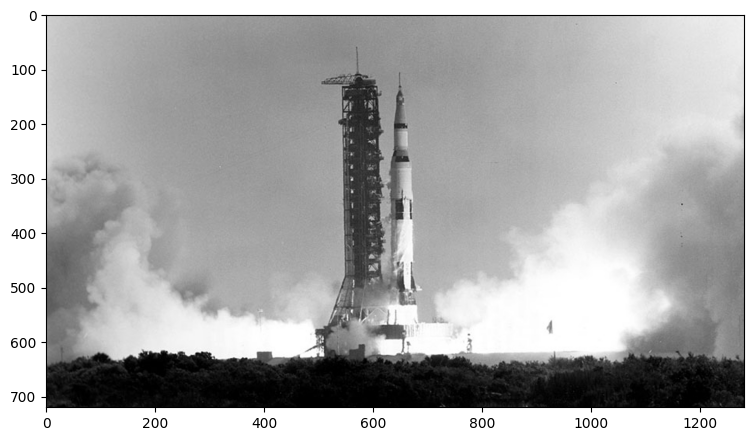
#> input picture Image Drawing /download.png, 753 x 441 px, found by its file name
$ python flipped.py
#> lines starting #> are read from the running program, lines starting #| are printed output that depends on the picture
import cv2 as cv

img = cv.imread("download.png")
#> img is the input picture: shape (441, 753, 3); min 0, max 255, mean 170.7

if img is None:
    print("Image not load")

else:

    flipped_vertical = cv.flip(img, 0)
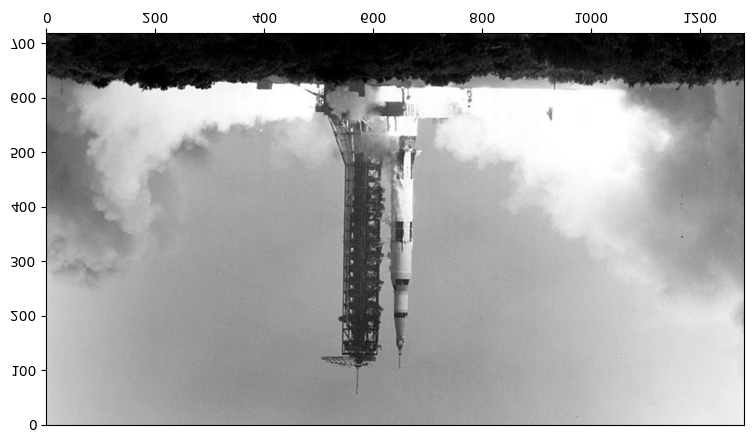
#> flipped_vertical: shape (441, 753, 3); min 0, max 255, mean 170.7
    flipped_horizontal = cv.flip (img, 1)
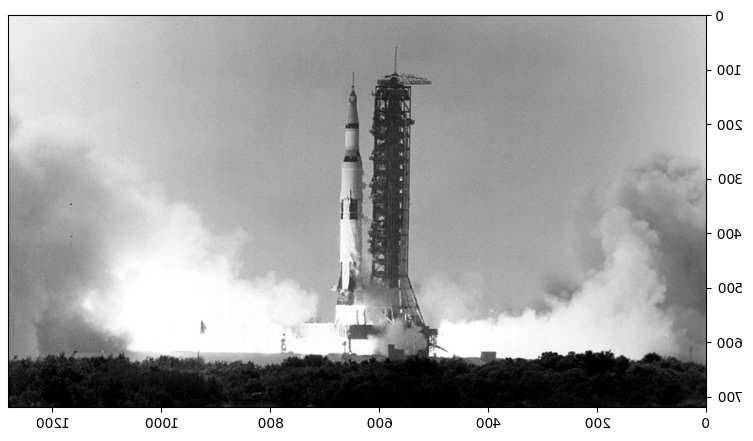
#> flipped_horizontal: shape (441, 753, 3); min 0, max 255, mean 170.7
    flipped_both = cv.flip (img, -1)
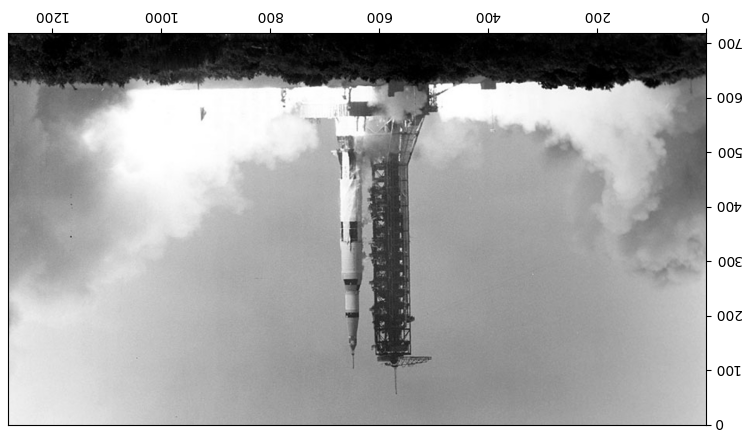
#> flipped_both: shape (441, 753, 3); min 0, max 255, mean 170.7

    cv.imshow("Original Image", img)
    cv.imshow("Flipped Horizontal", flipped_horizontal)
    cv.imshow("Flipped Vertical", flipped_vertical)
    cv.imshow("Flipped Both", flipped_both)
    cv.waitKey(0)
    cv.destroyAllWindows()

$ run again, with Image Drawing /Text.png copied over Image Drawing /download.png
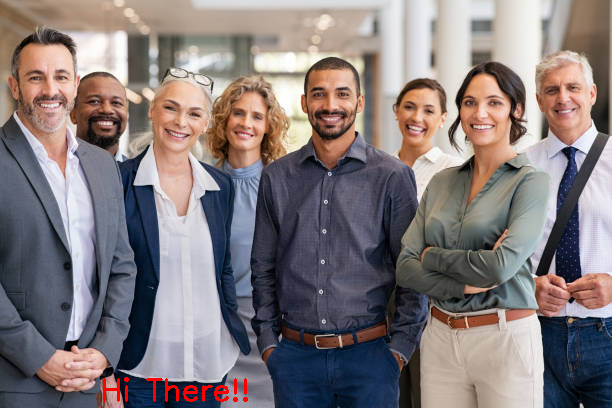
#> input picture Image Drawing /Text.png, 612 x 408 px, found by its file name
#> img is the input picture: shape (408, 612, 3); mean B, G, R 123, 121.8, 131.3
#> `flipped_horizontal = cv.flip (img, 1)`:
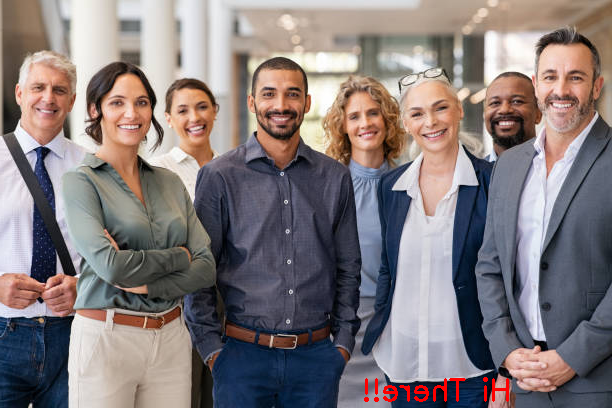
#> flipped_horizontal: shape (408, 612, 3); mean B, G, R 123, 121.8, 131.3
#> `flipped_both = cv.flip (img, -1)`:
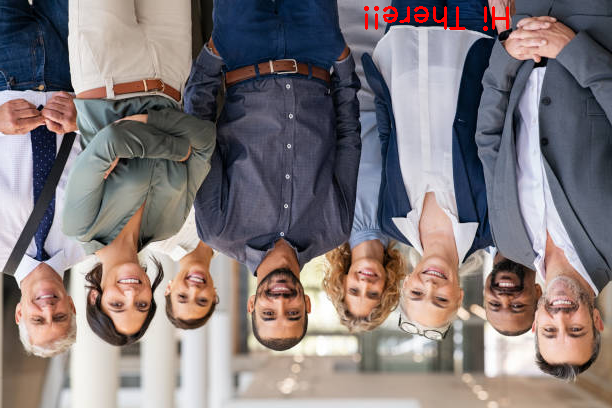
#> flipped_both: shape (408, 612, 3); mean B, G, R 123, 121.8, 131.3
